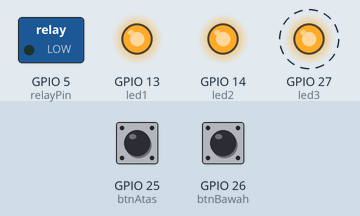
Recording of a sketch running on a simulated ESP32. Shown: switched loads named in the sketch (green lamp = pin HIGH), output pins drawn as LEDs (lit = HIGH). Dashed ring = blinking. The test bench sets the inputs (shaded band); at power-on: GPIO 25 (btnAtas) HIGH, GPIO 26 (btnBawah) HIGH. The audio player accepts every command and is not drawn.

Above: at 2.7 s.
2.8 s: GPIO 25 (btnAtas) pulled LOW for 0.15 s
At 5.4 s:
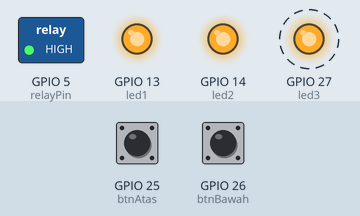
5.9 s: GPIO 26 (btnBawah) pulled LOW for 0.15 s
At 5.97 s:
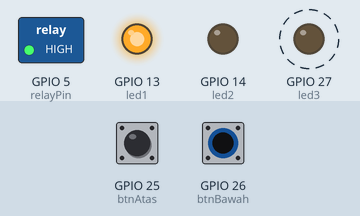
8.9 s: GPIO 25 (btnAtas) pulled LOW for 1 s
At 9.4 s:
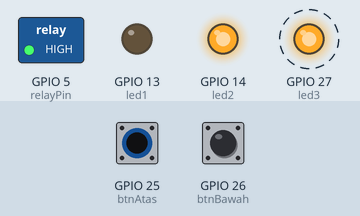
11.9 s: GPIO 26 (btnBawah) pulled LOW for 1 s
At 12.72 s:
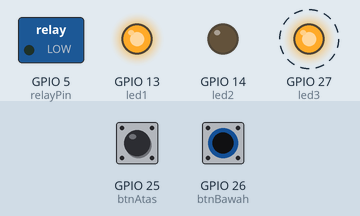
14.9 s: GPIO 26 (btnBawah) pulled LOW for 0.15 s
At 16.3 s:
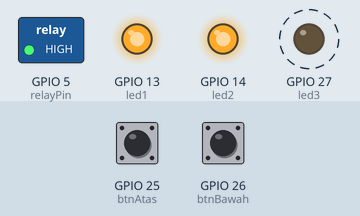
17.9 s: GPIO 25 (btnAtas) pulled LOW for 3.2 s
At 20.9 s:
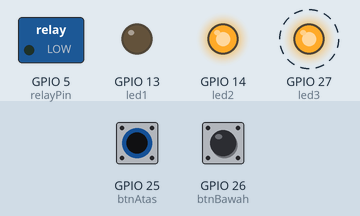
Timing chart, 0 to 23.6 s (numbered marks = the images above; inputs shaded):
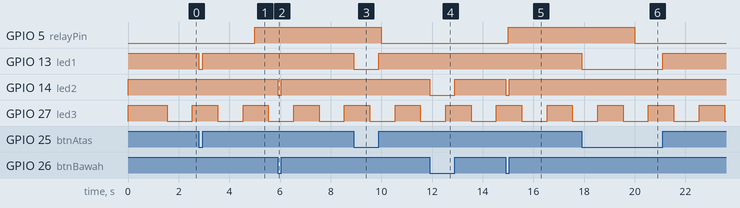

The sketch:

tes_komponen2.ino
```cpp
#include <DFRobotDFPlayerMini.h>

DFRobotDFPlayerMini myDFPlayer;

// --- PIN DEFINITIONS ---
// LED (Active LOW)
const int led1 = 13;
const int led2 = 14;
const int led3 = 27;

// Tombol (Latching / Push Button)
const int btnAtas = 25;
const int btnBawah = 26;

// Relay (Khusus untuk Lampu Strobo)
const int relayPin = 5;

// Variabel untuk Bypass Delay (Biar sistem nggak macet)
unsigned long waktuSebelumnyaLed = 0;
bool statusLed3 = HIGH; // HIGH = Mati karena active LOW

unsigned long waktuSebelumnyaRelay = 0;
bool statusRelay = LOW;

void setup() {
  // 1. SETUP LED
  pinMode(led1, OUTPUT);
  pinMode(led2, OUTPUT);
  pinMode(led3, OUTPUT);
  // Matikan semua LED di awal
  digitalWrite(led1, HIGH);
  digitalWrite(led2, HIGH);
  digitalWrite(led3, HIGH);

  // 2. SETUP TOMBOL
  pinMode(btnAtas, INPUT);
  pinMode(btnBawah, INPUT);

  // 3. SETUP RELAY STROBO (Ampli otomatis nyala dari hardware)
  pinMode(relayPin, OUTPUT);
  digitalWrite(relayPin, LOW); // Pastikan strobo mati di awal

  // 4. SETUP DFPLAYER
  Serial.begin(9600);
  delay(1000); // Kasih waktu ESP32 dan DFPlayer "salaman"

  // Panggil DFPlayer (Versi Normal)
  if (!myDFPlayer.begin(Serial)) {
    // Kalau DFPlayer error, LED 3 kedip-kedip super cepat
    pinMode(2, OUTPUT);
    while(true){
      digitalWrite(2, HIGH); delay(100);
      digitalWrite(2, LOW); delay(100);
    }
  }

  // Atur volume dan putar lagu
  myDFPlayer.volume(15);
  myDFPlayer.play(1); // Putar lagu 0001.mp3
}

void loop() {
  unsigned long waktuSekarang = millis();

  // ---------------------------------------------------------
  // 1. LOGIKA TOMBOL -> LED 1 & 2
  // ---------------------------------------------------------
  int statusAtas = digitalRead(btnAtas);
  int statusBawah = digitalRead(btnBawah);

  // Jika btnAtas LOW (Ditekan), nyalakan LED1
  if(statusAtas == LOW) {
    digitalWrite(led1, LOW);
  } else {
    digitalWrite(led1, HIGH);
  }

  // Jika btnBawah LOW (Ditekan), nyalakan LED2
  if(statusBawah == LOW) {
    digitalWrite(led2, LOW);
  } else {
    digitalWrite(led2, HIGH);
  }

  // ---------------------------------------------------------
  // 2. LOGIKA LED 3 (Heartbeat Sistem - Kedip tiap 1 Detik)
  // ---------------------------------------------------------
  if (waktuSekarang - waktuSebelumnyaLed >= 1000) {
    waktuSebelumnyaLed = waktuSekarang;
    statusLed3 = !statusLed3; // Balik statusnya
    digitalWrite(led3, statusLed3);
  }

  // ---------------------------------------------------------
  // 3. LOGIKA RELAY STROBO (Nyala 5 detik, Mati 5 detik)
  // ---------------------------------------------------------
  if (waktuSekarang - waktuSebelumnyaRelay >= 5000) {
    waktuSebelumnyaRelay = waktuSekarang;
    statusRelay = !statusRelay; // Balik status Relay
    digitalWrite(relayPin, statusRelay);
  }
}
```

Measured:
- after the input at 2.8 s, GPIO 13 (led1): HIGH → LOW at once, → HIGH 0.15 s later
- after the input at 5.9 s, GPIO 14 (led2): HIGH → LOW at once, → HIGH 0.15 s later
- after the input at 8.9 s, GPIO 13 (led1): HIGH → LOW at once, → HIGH 1.0 s later
- after the input at 11.9 s, GPIO 14 (led2): HIGH → LOW at once, → HIGH 1.0 s later
- after the input at 14.9 s, GPIO 14 (led2): HIGH → LOW at once, → HIGH 0.15 s later
- after the input at 17.9 s, GPIO 13 (led1): HIGH → LOW at once, → HIGH 3.2 s later
- by itself, GPIO 27 (led3): alternates HIGH for 1.0 s and LOW for 1.0 s
